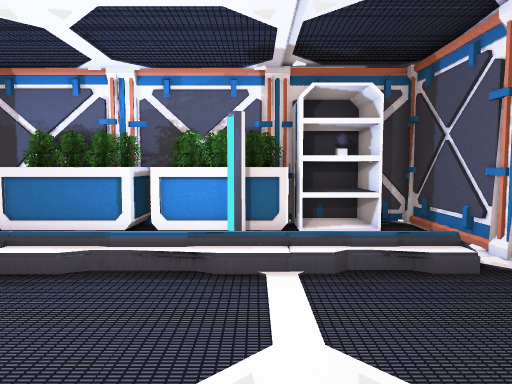
[1] (above)

14 first-person views from a walk through a scene from a Unity 3-D project. The camera is 1.4 m above the floor, tilts 4° down and sees 70° across. Doors are open. The floor is counted in squares, 1 m on a side. Each view is taken from the middle of a square. On the plan, view 1 faces up. The plan holds only what a view shows up to about 16 squares ahead; the rest is blank. The player character is not drawn. Some animated figures are not drawn.

[2]
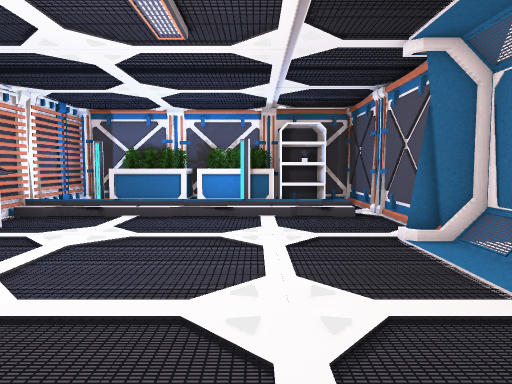

[3]
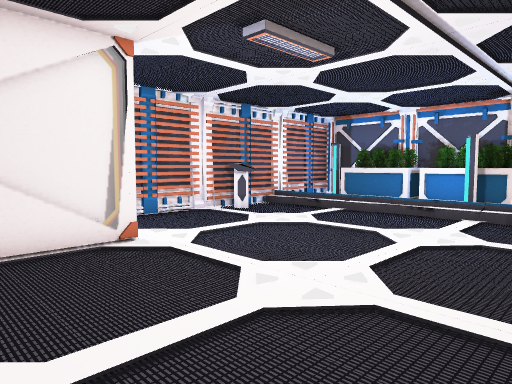

[4]
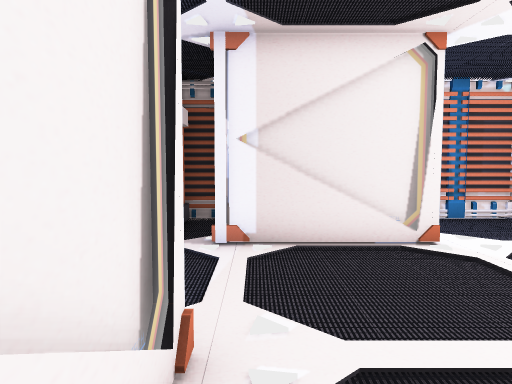

[5]
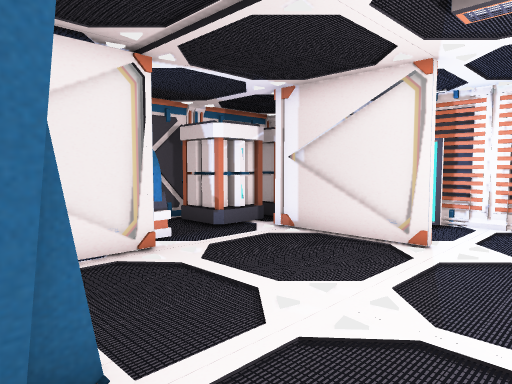

[6]
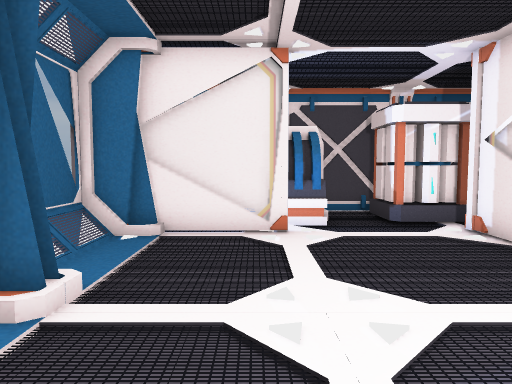

[7]
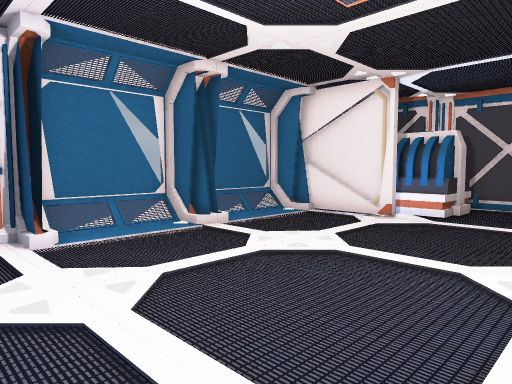

[8]
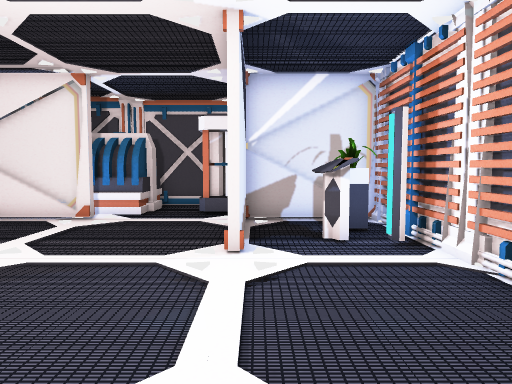

[9]
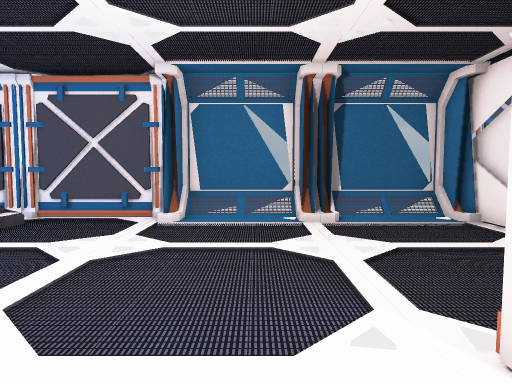

[10]
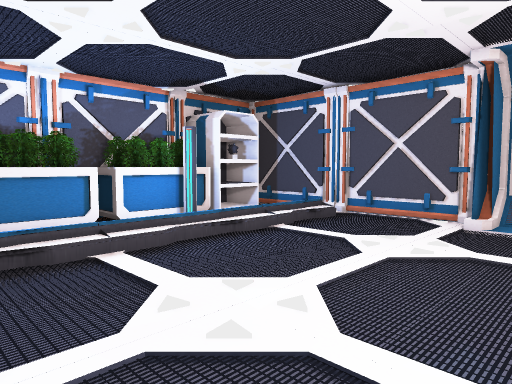

[11]
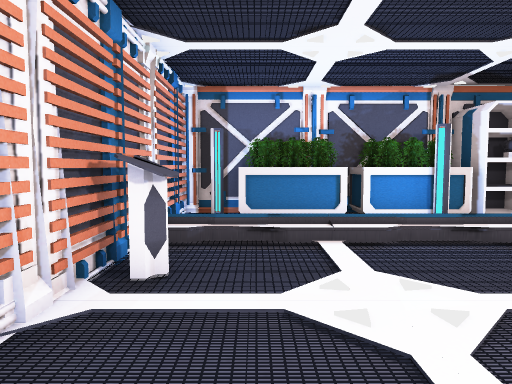

[12]
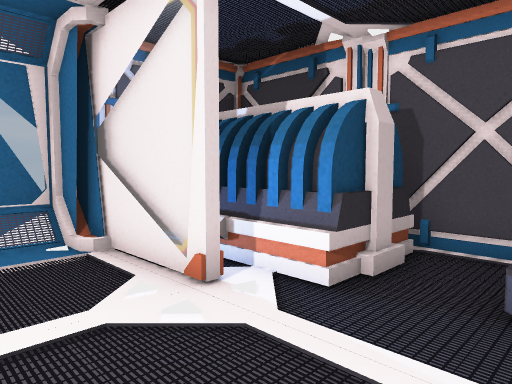

[13]
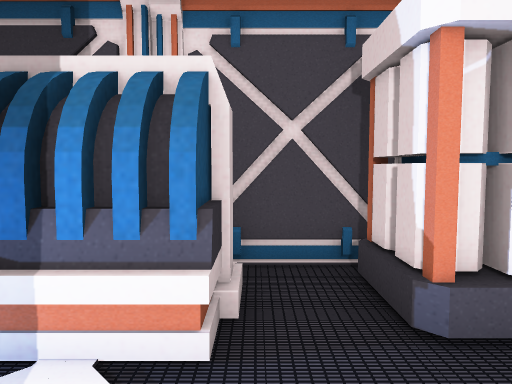

[14]
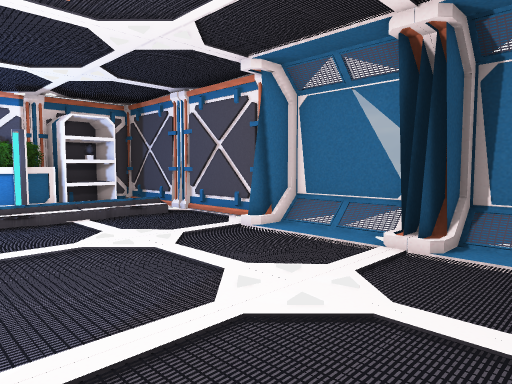

### Floor plan
Key: @ floor where view 1 was taken; # wall or solid block; . floor; / step, stairs or slope; D open door; = window, fence, low wall or low ledge; ^ raised ledge; S shelf.
Columns run from 7 left of view 1 to 5 right of it. Each row starts with its distance up from view 1.
  9    ######S##
  8 #####^##SS.#
  7 #      #   #
  6 #         .#
  5 #//////////#
  4 #..........#
  3 #^.........#
  2 #..........#
  1 #........./##
  0 #......@.../#
 -1 #........../#
 -2 #........./##
 -3 #..=....../##
 -4 #^^=......./#
 -5 ###=......./#
 -6    #....../##
 -7   ##DDDD===#
 -8    ##..####
 -9    ##..#
-10     #..#
-11     ####

Where each view was taken, in squares from view 1:
view 1: 0 up, 0 right, facing up
view 2: 6 down, 0 right, facing up
view 3: 6 down, 3 right, facing up-left
view 4: 6 down, 3 right, facing left
view 5: 0 up, 4 right, facing down-left
view 6: 1 up, 1 right, facing down
view 7: 3 up, 4 left, facing down-right
view 8: 3 up, 4 left, facing down
view 9: 1 down, 6 left, facing right
view 10: 1 down, 6 left, facing up-right
view 11: 2 down, 5 left, facing up
view 12: 4 down, 3 left, facing down-right
view 13: 5 down, 1 left, facing down
view 14: 5 down, 3 left, facing up-right
